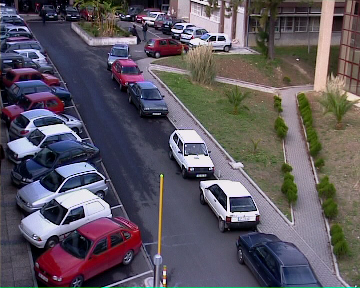
%> input picture Labs/MATERIAL/Pedestrian_dataBase/ped7c0000.tif, 360 x 288 px
$ octave Object-detection.m   (GNU Octave 9; MATLAB toolbox functions it lacks are replaced by stand-ins)
%> lines starting %> are read from the running program, lines starting %| are printed output that depends on the picture; in (x1, y1, x2, y2) boxes, pixels count from 0 and x2, y2 are one past the last pixel; in counts of white or black regions, pixels touching at a corner belong together; the program's own positions count from 1

clear all, close all

imgbk = imread('database\\ped7c0000.tif');
%> imgbk is the input picture: size 288x360x3 uint8; mean R, G, B 93.2, 87.1, 96.1

thr     = 40;       minArea   = 1;
baseNum = 1350;     seqLength = 100;

se = strel('disk',2);

figure; hold on
for i=0:seqLength
    imgfr = imread(sprintf('database\\ped7c%.4d.tif',baseNum+i));
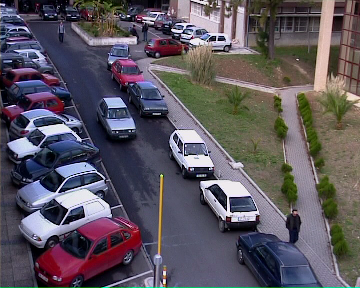
%> input picture Labs/MATERIAL/database/ped7c1350.tif, 360 x 288 px
%> imgfr is the input picture: size 288x360x3 uint8; mean R, G, B 91.8, 85.9, 95.2

    imgdif = (abs(double(imgbk(:,:,1))-double(imgfr(:,:,1)))>thr) | ...
        (abs(double(imgbk(:,:,2))-double(imgfr(:,:,2)))>thr) | ...
        (abs(double(imgbk(:,:,3))-double(imgfr(:,:,3)))>thr);
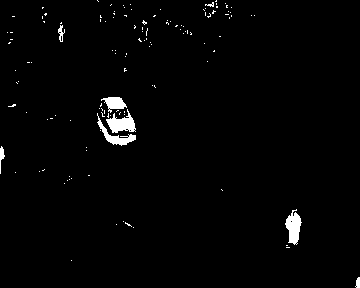
%> imgdif: size 288x360 logical; 1.7% white; 127 white regions (119 under 20 px), largest, box (x1, y1, x2, y2) and area: (106, 109, 136, 133) 371, (285, 209, 302, 245) 362, (97, 113, 136, 146) 302

    bw2 = imclose(imgdif,se);
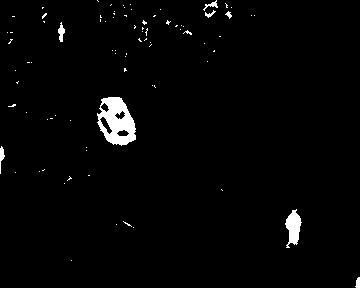
%> bw2: size 288x360 logical; 2% white; 84 white regions (76 under 20 px), largest, box (x1, y1, x2, y2) and area: (97, 97, 136, 146) 1182, (285, 209, 302, 248) 385, (58, 22, 65, 42) 79
    bw3 = imerode(imgdif,se);
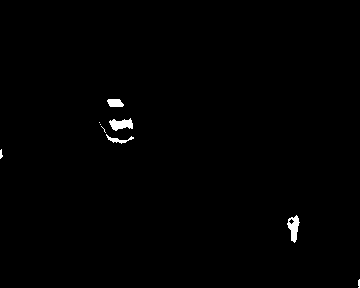
%> bw3: size 288x360 logical; 0.61% white; 9 white regions (4 under 20 px), largest, box (x1, y1, x2, y2) and area: (109, 118, 133, 131) 197, (287, 215, 300, 243) 195, (107, 99, 124, 107) 112, (106, 134, 134, 144) 88, (0, 149, 3, 159) 20

    [lb num]=bwlabel(bw2);
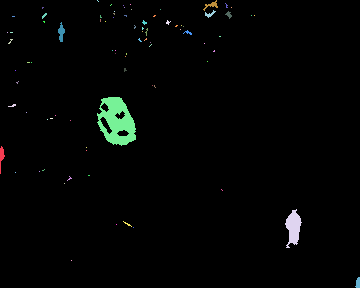
%> lb: size 288x360 double; 85 distinct labels, from 0 to 84; one colour per label, 0 black
%> num = 84
    regionProps = regionprops(lb,'area','FilledImage','Centroid');
%> regionProps = 84 regions; largest, Area and Centroid: 1182 [117.5 122.2], 385 [294.1 228.1], 79 [61.9 33.1], 66 [2.2 157.1], 53 [212.1 5.8]
    inds = find([regionProps.Area]>minArea);
%> inds = 46 values from 1 to 84

    regnum = length(inds);
%> regnum = 46
    subplot(2,2,1);imshow(imgfr);
    subplot(2,2,2);imshow(imgdif);
    subplot(2,2,3);imshow(bw2);
    subplot(2,2,4);imshow(bw3);

    if regnum
        for j=1:regnum
            [lin col]= find(lb == inds(j));
            upLPoint = min([lin col]);
            dWindow  = max([lin col]) - upLPoint + 1;

            rectangle('Position',[fliplr(upLPoint) fliplr(dWindow)],'EdgeColor',[1 1 0],...
                'linewidth',2);
        end
%> this loop made 46 passes
%> (lin, col, upLPoint, dWindow) on passes 9, 11, 14, 16, 18: ([17; 18; 19; 16; 17; 18; 15; 16; 17; 14; 15; 16; 14; 15], [43; 43; 43; 44; 44; 44; 45; 45; 45; 46; 46; 46; 47; 47], [14 43], [6 5]), ([22; 22; 23], [44; 45; 45], [22 44], [2 2]), ([181; 180; 177; 179; 180; 178; 179; 179], [68; 69; 70; 70; 70; 71; 71; 72], [177 68], [5 5]), ([1; 2], [98; 99], [1 98], [2 2]), ([16; 17; 18; 18], [101; 101; 101; 102], [16 101], [3 2])
%> (lin, col, dWindow) on passes 2, 4, 5, 6, 7, 8: ([44; 43; 44; 40; 42; 43; 40; 41; 40], [9; 10; 10; 11; 11; 11; 12; 12; 13], [5 5]), ([33; 33; 33], [11; 12; 13], [1 3]), ([17; 17; 17], [13; 14; 15], [1 3]), ([83; 83; 84; 82], [17; 18; 18; 19], [3 3]), ([63; 63; 63], [28; 29; 30], [1 3]), ([8; 9; 8], [43; 43; 44], [2 2])
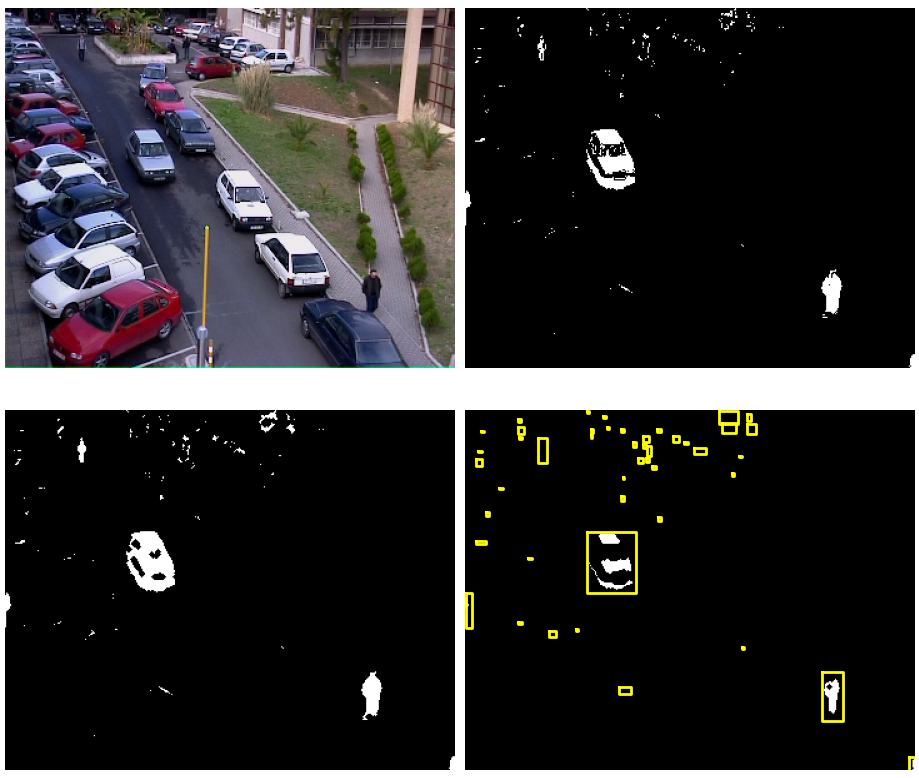
%> figure redrawn from the program's plot data, 4 panels
%> (the run ends here)
